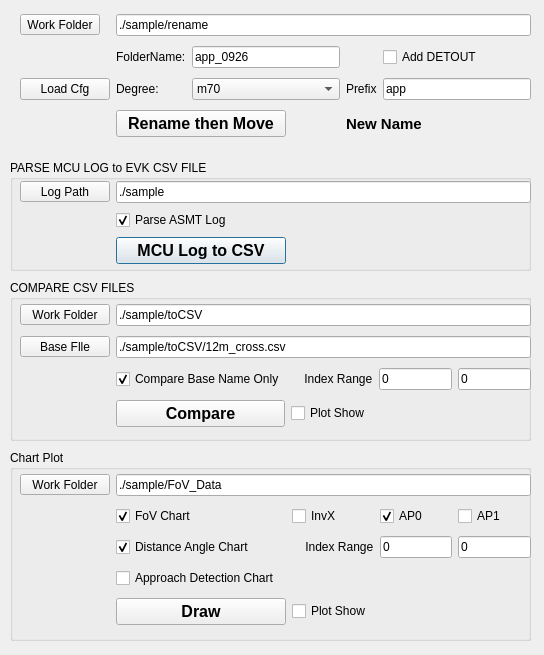
<?xml version="1.0" encoding="UTF-8"?>
<ui version="4.0">
 <class>diag_dataAnalyzer</class>
 <widget class="QDialog" name="diag_dataAnalyzer">
  <property name="geometry">
   <rect>
    <x>0</x>
    <y>0</y>
    <width>544</width>
    <height>655</height>
   </rect>
  </property>
  <property name="windowTitle">
   <string>Data Analyzer</string>
  </property>
  <widget class="QGroupBox" name="groupBox">
   <property name="geometry">
    <rect>
     <x>10</x>
     <y>160</y>
     <width>521</width>
     <height>111</height>
    </rect>
   </property>
   <property name="title">
    <string>PARSE MCU LOG to EVK CSV FILE</string>
   </property>
   <widget class="QWidget" name="gridLayoutWidget">
    <property name="geometry">
     <rect>
      <x>10</x>
      <y>20</y>
      <width>511</width>
      <height>85</height>
     </rect>
    </property>
    <layout class="QGridLayout" name="gridLayout">
     <item row="3" column="2">
      <widget class="QPushButton" name="btn_logToCSV">
       <property name="sizePolicy">
        <sizepolicy hsizetype="Fixed" vsizetype="Maximum">
         <horstretch>0</horstretch>
         <verstretch>0</verstretch>
        </sizepolicy>
       </property>
       <property name="minimumSize">
        <size>
         <width>170</width>
         <height>0</height>
        </size>
       </property>
       <property name="font">
        <font>
         <family>Meiryo UI</family>
         <pointsize>12</pointsize>
         <bold>true</bold>
        </font>
       </property>
       <property name="text">
        <string>MCU Log to CSV</string>
       </property>
      </widget>
     </item>
     <item row="0" column="1">
      <widget class="QToolButton" name="btn_browse">
       <property name="sizePolicy">
        <sizepolicy hsizetype="Fixed" vsizetype="Fixed">
         <horstretch>100</horstretch>
         <verstretch>20</verstretch>
        </sizepolicy>
       </property>
       <property name="minimumSize">
        <size>
         <width>90</width>
         <height>0</height>
        </size>
       </property>
       <property name="text">
        <string>Log Path</string>
       </property>
      </widget>
     </item>
     <item row="0" column="2">
      <widget class="QLineEdit" name="lineE_path">
       <property name="text">
        <string>./sample</string>
       </property>
      </widget>
     </item>
     <item row="1" column="2">
      <widget class="QCheckBox" name="chk_parseASMT">
       <property name="text">
        <string>Parse ASMT Log</string>
       </property>
       <property name="checked">
        <bool>true</bool>
       </property>
      </widget>
     </item>
    </layout>
   </widget>
  </widget>
  <widget class="QGroupBox" name="groupBox_2">
   <property name="geometry">
    <rect>
     <x>10</x>
     <y>280</y>
     <width>521</width>
     <height>161</height>
    </rect>
   </property>
   <property name="title">
    <string>COMPARE CSV FILES</string>
   </property>
   <widget class="QWidget" name="gridLayoutWidget_2">
    <property name="geometry">
     <rect>
      <x>10</x>
      <y>20</y>
      <width>511</width>
      <height>131</height>
     </rect>
    </property>
    <layout class="QGridLayout" name="gridLayout_2">
     <item row="2" column="5">
      <widget class="QLineEdit" name="lineE_idxEnd">
       <property name="text">
        <string>0</string>
       </property>
      </widget>
     </item>
     <item row="0" column="2" colspan="4">
      <widget class="QLineEdit" name="lineE_compPath">
       <property name="text">
        <string>./sample/toCSV</string>
       </property>
      </widget>
     </item>
     <item row="2" column="2">
      <widget class="QCheckBox" name="chk_compBaseNameOnly">
       <property name="text">
        <string>Compare Base Name Only</string>
       </property>
       <property name="checked">
        <bool>true</bool>
       </property>
      </widget>
     </item>
     <item row="0" column="1">
      <widget class="QToolButton" name="btn_compPath">
       <property name="minimumSize">
        <size>
         <width>90</width>
         <height>0</height>
        </size>
       </property>
       <property name="text">
        <string>Work Folder</string>
       </property>
      </widget>
     </item>
     <item row="2" column="3">
      <widget class="QLabel" name="label">
       <property name="text">
        <string>    Index Range</string>
       </property>
      </widget>
     </item>
     <item row="2" column="4">
      <widget class="QLineEdit" name="lineE_idxStart">
       <property name="text">
        <string>0</string>
       </property>
      </widget>
     </item>
     <item row="3" column="2">
      <widget class="QPushButton" name="btn_compCSV">
       <property name="sizePolicy">
        <sizepolicy hsizetype="Expanding" vsizetype="Maximum">
         <horstretch>0</horstretch>
         <verstretch>0</verstretch>
        </sizepolicy>
       </property>
       <property name="font">
        <font>
         <family>Meiryo UI</family>
         <pointsize>12</pointsize>
         <bold>true</bold>
        </font>
       </property>
       <property name="text">
        <string>Compare</string>
       </property>
      </widget>
     </item>
     <item row="1" column="1">
      <widget class="QToolButton" name="btn_compBaseFile">
       <property name="minimumSize">
        <size>
         <width>90</width>
         <height>0</height>
        </size>
       </property>
       <property name="text">
        <string>Base Flle</string>
       </property>
      </widget>
     </item>
     <item row="1" column="2" colspan="4">
      <widget class="QLineEdit" name="lineE_compBaseFile">
       <property name="text">
        <string>./sample/toCSV/12m_cross.csv</string>
       </property>
      </widget>
     </item>
     <item row="3" column="3">
      <widget class="QCheckBox" name="chk_compPlotShow">
       <property name="text">
        <string>Plot Show</string>
       </property>
      </widget>
     </item>
    </layout>
   </widget>
  </widget>
  <widget class="QGroupBox" name="groupBox_3">
   <property name="geometry">
    <rect>
     <x>10</x>
     <y>450</y>
     <width>521</width>
     <height>191</height>
    </rect>
   </property>
   <property name="title">
    <string>Chart Plot</string>
   </property>
   <widget class="QWidget" name="gridLayoutWidget_3">
    <property name="geometry">
     <rect>
      <x>10</x>
      <y>20</y>
      <width>511</width>
      <height>163</height>
     </rect>
    </property>
    <layout class="QGridLayout" name="gridLayout_3">
     <item row="6" column="2">
      <widget class="QPushButton" name="btn_chartPlot">
       <property name="sizePolicy">
        <sizepolicy hsizetype="Fixed" vsizetype="Maximum">
         <horstretch>0</horstretch>
         <verstretch>0</verstretch>
        </sizepolicy>
       </property>
       <property name="minimumSize">
        <size>
         <width>170</width>
         <height>0</height>
        </size>
       </property>
       <property name="font">
        <font>
         <family>Meiryo UI</family>
         <pointsize>12</pointsize>
         <bold>true</bold>
        </font>
       </property>
       <property name="text">
        <string>Draw</string>
       </property>
      </widget>
     </item>
     <item row="4" column="2">
      <widget class="QCheckBox" name="chk_appDet">
       <property name="text">
        <string>Approach Detection Chart</string>
       </property>
      </widget>
     </item>
     <item row="6" column="3">
      <widget class="QCheckBox" name="chk_chartPlotShow">
       <property name="text">
        <string>Plot Show</string>
       </property>
      </widget>
     </item>
     <item row="0" column="2" colspan="4">
      <widget class="QLineEdit" name="lineE_chartPath">
       <property name="text">
        <string>./sample/FoV_Data</string>
       </property>
      </widget>
     </item>
     <item row="0" column="1">
      <widget class="QToolButton" name="btn_chartPath">
       <property name="sizePolicy">
        <sizepolicy hsizetype="Fixed" vsizetype="Fixed">
         <horstretch>100</horstretch>
         <verstretch>20</verstretch>
        </sizepolicy>
       </property>
       <property name="minimumSize">
        <size>
         <width>90</width>
         <height>0</height>
        </size>
       </property>
       <property name="text">
        <string>Work Folder</string>
       </property>
      </widget>
     </item>
     <item row="2" column="2">
      <widget class="QCheckBox" name="chk_distAngle">
       <property name="text">
        <string>Distance Angle Chart</string>
       </property>
       <property name="checked">
        <bool>true</bool>
       </property>
      </widget>
     </item>
     <item row="1" column="2">
      <widget class="QCheckBox" name="chk_fov">
       <property name="text">
        <string>FoV Chart</string>
       </property>
       <property name="checked">
        <bool>true</bool>
       </property>
      </widget>
     </item>
     <item row="1" column="4">
      <widget class="QCheckBox" name="chk_ap0">
       <property name="text">
        <string>AP0</string>
       </property>
       <property name="checked">
        <bool>true</bool>
       </property>
      </widget>
     </item>
     <item row="1" column="5">
      <widget class="QCheckBox" name="chk_ap1">
       <property name="text">
        <string>AP1</string>
       </property>
      </widget>
     </item>
     <item row="2" column="3">
      <widget class="QLabel" name="label_2">
       <property name="text">
        <string>    Index Range</string>
       </property>
      </widget>
     </item>
     <item row="1" column="3">
      <widget class="QCheckBox" name="chk_invX">
       <property name="text">
        <string>InvX</string>
       </property>
      </widget>
     </item>
     <item row="2" column="4">
      <widget class="QLineEdit" name="lineE_idxStart2">
       <property name="text">
        <string>0</string>
       </property>
      </widget>
     </item>
     <item row="2" column="5">
      <widget class="QLineEdit" name="lineE_idxEnd2">
       <property name="text">
        <string>0</string>
       </property>
      </widget>
     </item>
    </layout>
   </widget>
  </widget>
  <widget class="QWidget" name="gridLayoutWidget_4">
   <property name="geometry">
    <rect>
     <x>20</x>
     <y>10</y>
     <width>511</width>
     <height>131</height>
    </rect>
   </property>
   <layout class="QGridLayout" name="gridLayout_4">
    <item row="1" column="1">
     <widget class="QLabel" name="label_4">
      <property name="text">
       <string>FolderName:</string>
      </property>
     </widget>
    </item>
    <item row="2" column="3">
     <widget class="QLabel" name="label_3">
      <property name="text">
       <string>Prefix</string>
      </property>
     </widget>
    </item>
    <item row="1" column="2">
     <widget class="QLineEdit" name="lineE_rnTargetFolder">
      <property name="text">
       <string>app_0926</string>
      </property>
     </widget>
    </item>
    <item row="2" column="4">
     <widget class="QLineEdit" name="lineE_rnPrefix">
      <property name="text">
       <string>app</string>
      </property>
     </widget>
    </item>
    <item row="2" column="1">
     <widget class="QLabel" name="label_5">
      <property name="text">
       <string>Degree:</string>
      </property>
     </widget>
    </item>
    <item row="2" column="0">
     <widget class="QPushButton" name="btn_rnLoadCfg">
      <property name="minimumSize">
       <size>
        <width>90</width>
        <height>0</height>
       </size>
      </property>
      <property name="text">
       <string>Load Cfg</string>
      </property>
     </widget>
    </item>
    <item row="2" column="2">
     <widget class="QComboBox" name="comb_rnDegree">
      <item>
       <property name="text">
        <string>m70</string>
       </property>
      </item>
     </widget>
    </item>
    <item row="3" column="1" colspan="2">
     <widget class="QPushButton" name="btn_rnRename">
      <property name="sizePolicy">
       <sizepolicy hsizetype="Fixed" vsizetype="Fixed">
        <horstretch>0</horstretch>
        <verstretch>0</verstretch>
       </sizepolicy>
      </property>
      <property name="minimumSize">
       <size>
        <width>170</width>
        <height>0</height>
       </size>
      </property>
      <property name="font">
       <font>
        <family>Meiryo UI</family>
        <pointsize>12</pointsize>
        <bold>true</bold>
       </font>
      </property>
      <property name="text">
       <string>Rename then Move</string>
      </property>
     </widget>
    </item>
    <item row="0" column="1" colspan="4">
     <widget class="QLineEdit" name="lineE_rnPath">
      <property name="text">
       <string>./sample/rename</string>
      </property>
     </widget>
    </item>
    <item row="0" column="0">
     <widget class="QToolButton" name="btn_rnPath">
      <property name="text">
       <string>Work Folder</string>
      </property>
     </widget>
    </item>
    <item row="3" column="3" colspan="2">
     <widget class="QLabel" name="lab_rnNewFn">
      <property name="font">
       <font>
        <family>Meiryo UI</family>
        <pointsize>11</pointsize>
        <bold>true</bold>
       </font>
      </property>
      <property name="text">
       <string>New Name</string>
      </property>
     </widget>
    </item>
    <item row="1" column="4">
     <widget class="QCheckBox" name="chk_rnAddDetout">
      <property name="text">
       <string>Add DETOUT</string>
      </property>
     </widget>
    </item>
   </layout>
  </widget>
 </widget>
 <resources/>
 <connections/>
</ui>
